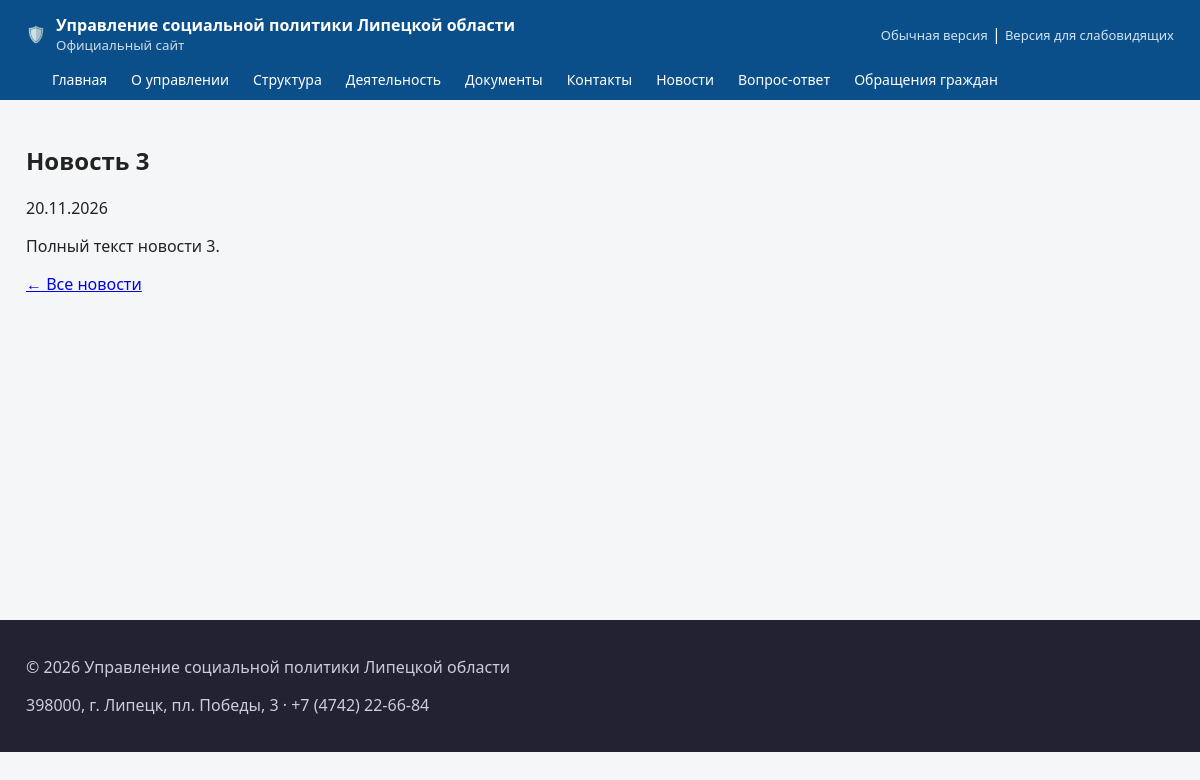
Screenshot of /news/3 with the database file from the repository.
### app/db.py (models this page shows)
class Setting(db.Model):
    __tablename__ = 'settings_params'
    id = db.Column(db.Integer, primary_key=True)
    name = db.Column(db.String(100), unique=True)
    title = db.Column(db.String(255))
    value = db.Column(db.Text)
    sort = db.Column(db.Integer, default=100)

class MenuItem(db.Model):
    __tablename__ = 'menu_items'
    id = db.Column(db.Integer, primary_key=True)
    title = db.Column(db.String(255), nullable=False)
    link = db.Column(db.String(255))
    parent_id = db.Column(db.Integer, db.ForeignKey('menu_items.id'))
    sort = db.Column(db.Integer, default=100)
    active = db.Column(db.Boolean, default=True)
    css = db.Column(db.String(64))
    children = db.relationship('MenuItem', backref=db.backref('parent', remote_side=[id]),
                               order_by='MenuItem.sort')

class IBlockElement(db.Model):
    __tablename__ = 'iblock_element'
    id = db.Column(db.Integer, primary_key=True)
    iblock_id = db.Column(db.Integer, db.ForeignKey('iblock.id'))
    section_id = db.Column(db.Integer, db.ForeignKey('iblock_section.id'))
    name = db.Column(db.String(255), nullable=False)
    preview_text = db.Column(db.Text)
    detail_text = db.Column(db.Text)
    preview_picture = db.Column(db.String(255))
    active = db.Column(db.Boolean, default=True)
    published = db.Column(db.Boolean, default=True)
    sort = db.Column(db.Integer, default=100)
    created_at = db.Column(db.DateTime, default=datetime.utcnow)

### app/frontend.py (the view)
@bp.route('/news/<int:eid>')
def news_detail(eid):
    element = IBlockElement.query.get_or_404(eid)
    return render_template('news/detail.html', element=element)

### app/backend.py (called while the page is built)
@bp.app_context_processor
def inject_backend_menu():
    return {}

### app/frontend.py (called while the page is built)
def site_settings():
    return {s.name: s.value for s in Setting.query.all()}

@bp.app_context_processor
def inject_globals():
    return dict(
        main_menu=MenuItem.query.filter_by(active=True).order_by(MenuItem.sort).all(),
        settings=site_settings(),
    )

### templates/news/detail.html (shortened to what this page needs)
{% extends 'base.html' %}
{% block content %}
<article class="news-detail">
  <h1>{{ element.name }}</h1>
  <time>{{ element.created_at.strftime('%d.%m.%Y') }}</time>
  <div class="body">{{ element.detail_text | safe }}</div>
  <p><a href="/news/">← Все новости</a></p>
</article>
{% endblock %}

### templates/base.html (shortened to what this page needs)
<!DOCTYPE html>
<html lang="ru">
<head>
  <link rel="stylesheet" href="{{ url_for('static', filename='style.css') }}">
</head>
<body>
<header class="site-header">
  <div class="container header-row">
    <a class="logo" href="/">
      <span class="logo-emblem">🛡️</span>
      <span class="logo-text">
        <strong>{{ settings.get('site_name', 'Управление социальной политики Липецкой области') }}</strong>
        <small>Официальный сайт</small>
      </span>
    </a>
    <div class="version-switch">
      <a href="/?version=original">Обычная версия</a> |
      <a href="/?version=special">Версия для слабовидящих</a>
    </div>
  </div>
  <nav class="main-nav container">
    <ul>
      <li><a href="/">Главная</a></li>
      {% for item in main_menu %}
        <li><a href="{{ item.link or ('/page/' ~ item.id) }}">{{ item.title }}</a></li>
      {% endfor %}
      <li><a href="/news/">Новости</a></li>
      <li><a href="/faq/">Вопрос-ответ</a></li>
      <li><a href="/reception/">Обращения граждан</a></li>
    </ul>
  </nav>
</header>
<main class="container">
  {% block content %}{% endblock %}
</main>
<footer class="site-footer">
  <div class="container">
    <p>© {{ settings.get('year', '2026') }} {{ settings.get('site_name', 'Управление социальной политики Липецкой области') }}</p>
    <p>{{ settings.get('address', 'г. Липецк') }} · {{ settings.get('phone', '') }}</p>
  </div>
</footer>
</body>
</html>

### static/style.css (style rules this page uses)
* { box-sizing:border-box }
body { font-family:"Segoe UI",Roboto,Arial,sans-serif;margin:0;color:#222;background:#f5f6f8 }
.container { max-width:1180px;margin:0 auto;padding:0 16px }
.site-header { background:#0b4f8a;color:#fff }
.header-row { display:flex;justify-content:space-between;align-items:center;padding:14px 16px }
.logo { color:#fff;text-decoration:none;display:flex;gap:10px;align-items:center }
.logo-text small { display:block;font-weight:normal;opacity:.8 }
.version-switch a { color:#cfe3f5;text-decoration:none;font-size:13px }
.main-nav ul { list-style:none;display:flex;flex-wrap:wrap;gap:4px;margin:0;padding:0 16px 10px }
.main-nav a { color:#fff;text-decoration:none;padding:6px 10px;border-radius:4px;font-size:14px }
main.container { padding:24px 16px;min-height:60vh }
.site-footer { background:#223;margin-top:40px;color:#ccd;padding:20px 0 }

### rows the page displays
Setting: get "Управление социальной политики Липецкой области"
MenuItem: title "О управлении"
MenuItem: title "Структура"
MenuItem: title "Деятельность"
MenuItem: title "Документы"
MenuItem: title "Контакты"
IBlockElement: name "Новость 3", created_at "20.11.2026", detail_text "Полный текст новости 3."
Setting: get "398000, г. Липецк, пл. Победы, 3"
Setting: get "+7 (4742) 22-66-84"

### other values shown
{{ settings.get('year', '2026') }} "2026"
